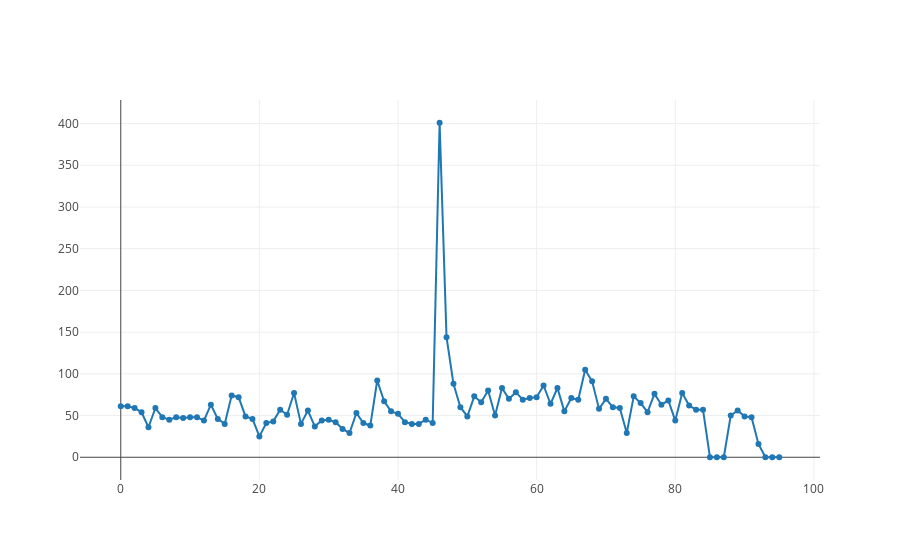

Notebook code cell kept with this figure:
### Code cell
// console.log(time_series)
console.log(time_series.sort())
openDigger.render.plotly([
        {y: time_series.map(d => d[2]) ,mode: 'lines+markers', name: 'activity'}
    ], ); 
time_series

### Figure 1 — Plotly figure (JSON) as saved in the notebook; plotly's stock layout.template omitted (floating-point values rounded to 4 significant figures)
{"data": [{"mode": "lines+markers", "name": "activity", "y": [61, 61, 59, 54, 36, 59, 48, 45, 48, 47, 48, 48, 44, 63, 46, 40, 74, 72, 49, 46, 25, 41, 43, 57, 51, 77, 40, 56, 37, 44, 45, 42, 34, 29, 53, 41, 38, 92, 67, 55, 52, 42, 40, 40, 45, 41, 401, 144, 88, 60, 49, 73, 66, 80, 50, 83, 70, 78, 69, 71, 72, 86, 64, 83, 55, 71, 69, 105, 91, 58, 70, 60, 59, 29, 73, 65, 54, 76, 63, 68, 44, 77, 62, 57, 57, 0, 0, 0, 50, 56, 49, 48, 16, 0, 0, 0]}], "layout": {}}
